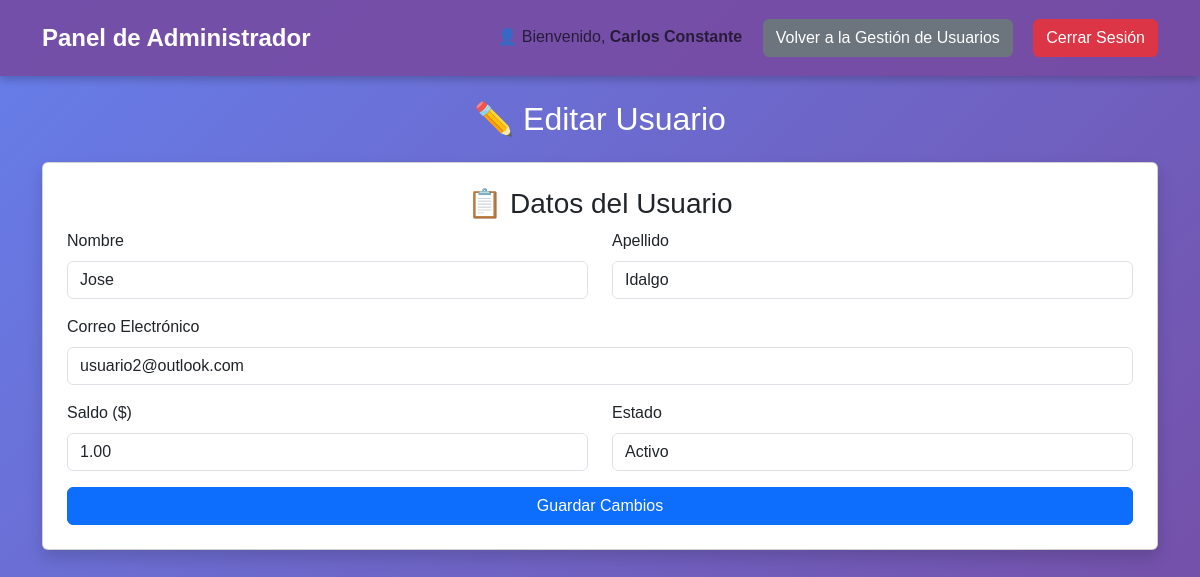
Page /dashboard/admin/gestion/usuarios/editar/6/ (signed in) on the committed database.
### api/models.py (models this page shows)
class Usuario(AbstractBaseUser, PermissionsMixin):
    email = models.EmailField(unique=True, verbose_name=_("Correo Electrónico"))
    first_name = models.CharField(max_length=30, verbose_name=_("Nombre"), blank=True, null=True)
    last_name = models.CharField(max_length=30, verbose_name=_("Apellido"), blank=True, null=True)
    saldo = models.DecimalField(max_digits=10, decimal_places=2, default=0, verbose_name=_("Saldo Disponible"))
    is_active = models.BooleanField(default=True, verbose_name=_("Activo"))
    is_staff = models.BooleanField(default=False, verbose_name=_("Miembro del personal"))
    date_joined = models.DateTimeField(default=timezone.now, verbose_name=_("Fecha de Registro"))
    last_login = models.DateTimeField(blank=True, null=True, verbose_name=_("Último Acceso"))
    groups = models.ManyToManyField(
        "auth.Group",
        related_name="usuarios_personalizados",
        blank=True,
        verbose_name=_("Grupos"),
    )
    user_permissions = models.ManyToManyField(
        "auth.Permission",
        related_name="usuarios_personalizados",
        blank=True,
        verbose_name=_("Permisos de Usuario"),
    )
    USERNAME_FIELD = "email"
    REQUIRED_FIELDS = ["first_name", "last_name"]
    objects = UsuarioManager()
    def __str__(self):
        return f"{self.first_name} {self.last_name} ({self.email})"

### webapp/views.py (the view, shortened to what this page needs)
# urls.py: path("dashboard/admin/gestion/usuarios/editar/<int:usuario_id>/", webapp_views.view_dashboard_admin_gestion_usuarios_editar, name="dashboard_admin_gestion_usuarios_editar"),
@login_required
@user_passes_test(lambda u: u.is_staff)  # Solo administradores pueden acceder
def view_dashboard_admin_gestion_usuarios_editar(request, usuario_id):
    usuario_admin = request.user
    nombre_usuario = f"{usuario_admin.first_name} {usuario_admin.last_name}".strip() or usuario_admin.email
    usuario = get_object_or_404(Usuario, id=usuario_id)  # ⚠️ Eliminamos el filtro is_staff=False
    print(usuario)
    return render(request, "webapp/dashboard_admin/usuarios_editar.html", {"usuario": usuario, "nombre_usuario": nombre_usuario,})

### webapp/templates/webapp/dashboard_admin/usuarios_editar.html (shortened to what this page needs)
{% extends 'cabezal.html' %}
{% block secciones_pagina_web_staff %}
    <span class="navbar-text me-3">👤 Bienvenido, <strong>{{ nombre_usuario }}</strong></span>
    <a href="{% url 'dashboard_admin_gestion_usuarios' %}" class="btn btn-secondary">
         Volver a la Gestión de Usuarios
    </a>
{% endblock %}
{% block contenido_pagina %}
<div class="container mt-4">
    <h2 class="text-center mb-4">✏️ Editar Usuario</h2>
    <div class="card p-4 shadow">
        <h3 class="text-center">📋 Datos del Usuario</h3>
        <form method="POST">
            <div class="row">
                <div class="col-md-6 mb-3">
                    <label for="first_name" class="form-label">Nombre</label>
                    <input type="text" name="first_name" class="form-control" value="{{ usuario.first_name }}" required>
                </div>
                <div class="col-md-6 mb-3">
                    <label for="last_name" class="form-label">Apellido</label>
                    <input type="text" name="last_name" class="form-control" value="{{ usuario.last_name }}" required>
                </div>
            </div>
            <div class="mb-3">
                <label for="email" class="form-label">Correo Electrónico</label>
                <input type="email" name="email" class="form-control" value="{{ usuario.email }}" required>
            </div>
            <div class="row">
                <div class="col-md-6 mb-3">
                    <label for="saldo" class="form-label">Saldo ($)</label>
                    <input type="number" name="saldo" class="form-control" step="0.01" value="{{ usuario.saldo }}" required>
                </div>
                <div class="col-md-6 mb-3">
                    <label for="is_active" class="form-label">Estado</label>
                    <select name="is_active" class="form-control">
                        <option value="True" {% if usuario.is_active %}selected{% endif %}>Activo</option>
                    </select>
                </div>
            </div>
            <button type="submit" class="btn btn-primary w-100">
                 Guardar Cambios
            </button>
        </form>
    </div>
</div>
{% endblock %}

### webapp/static/webapp/css/styles_dashboard_admin.css (style rules this page uses)
* { margin: 0; padding: 0; box-sizing: border-box; font-family: 'Poppins', sans-serif; }
body { background: linear-gradient(135deg, #667eea, #764ba2); color: #fff; min-height: 100vh; display: flex; flex-direction: column; }

### rows in the picture
Usuario: first_name "Jose", last_name "Idalgo", email "usuario2@outlook.com", saldo "1.00", is_active "Activo"

### other values in the picture
{{ nombre_usuario }} "Carlos Constante"
